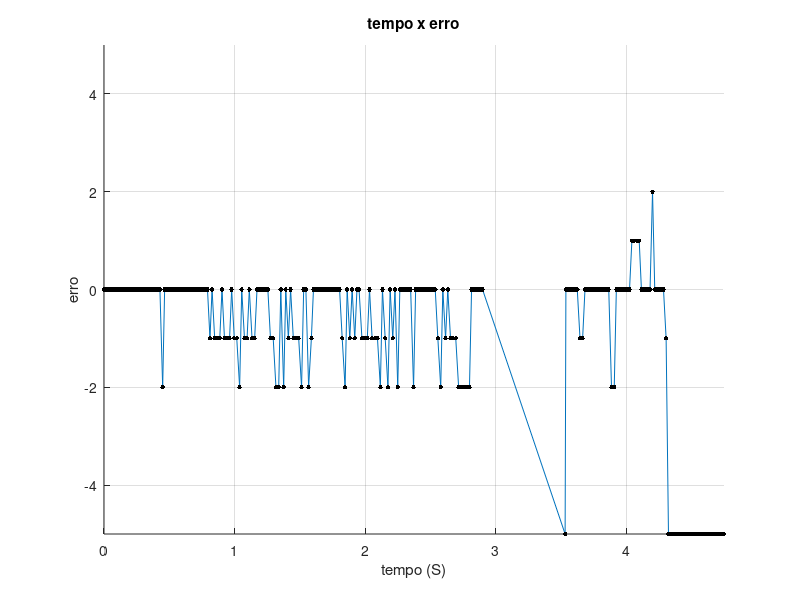
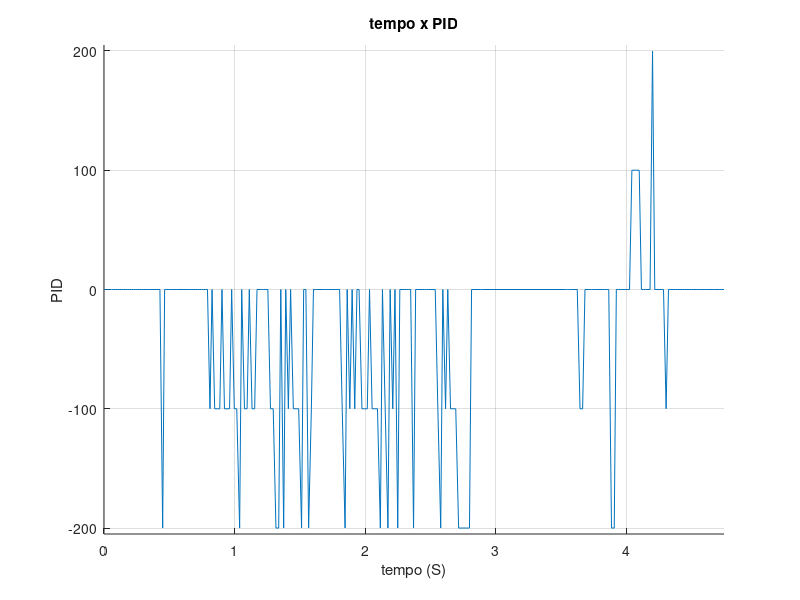

These figures' MATLAB source, in order:
close all; clear all;

dados = load('dados.txt', '-ascii', '\t');

Kp = input("Qual o valor de Kp? ");

erro = dados(:, 1);
PID = dados(:, 2);
tempo = dados(:, 3);

tempo = tempo ./ 1000;

figure 1
hold on; grid on;
plot(tempo, erro);
plot(tempo, erro, '.', 'color', 'k', 'markersize', 10)
title('tempo x erro')
xlabel('tempo (S)')
ylabel('erro')
axis([0, max(tempo), -5, 5]);
print('-djpg', sprintf('kp%.2f.jpg', Kp));

figure 2
hold on; grid on;
plot(tempo, PID);
title('tempo x PID')
xlabel('tempo (S)')
ylabel('PID')
axis([0, max(tempo), -max(PID) - 5, max(PID) + 5]);
